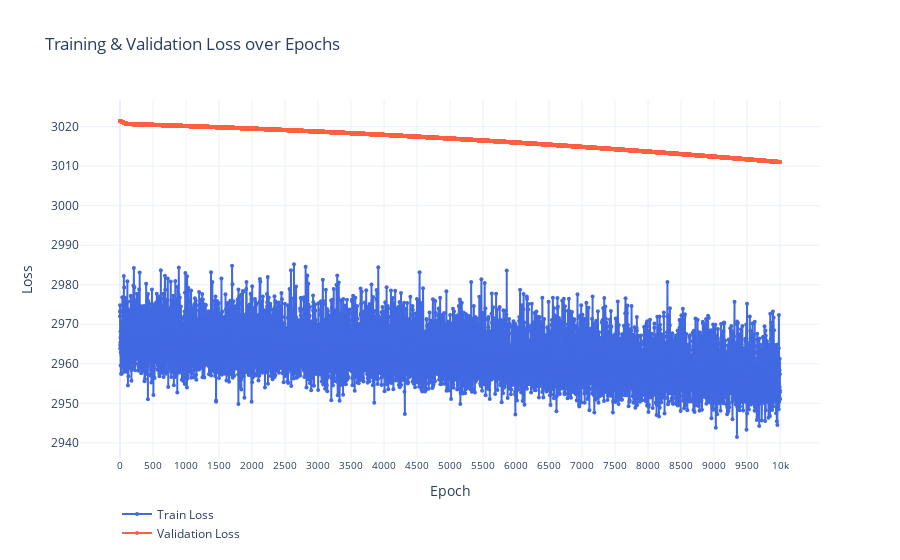

Notebook code for this chart:
### Code cell
import plotly.graph_objects as go

fig = go.Figure()

# Training loss trace
fig.add_trace(go.Scatter(
    y=train_losses,
    mode="lines+markers",
    name="Train Loss",
    line=dict(color="royalblue", width=2),
    marker=dict(size=4)
))

# Validation loss trace
fig.add_trace(go.Scatter(
    y=val_losses,
    mode="lines+markers",
    name="Validation Loss",
    line=dict(color="tomato", width=2),
    marker=dict(size=4)
))

# Layout
fig.update_layout(
    title="Training & Validation Loss over Epochs",
    xaxis_title="Epoch",
    yaxis_title="Loss",
    xaxis=dict(
        tickmode='array',
        tickvals=list(range(0, 10500, 500)),  # Show ticks every 100 epochs
        tickfont=dict(size=10)
    ),
    template="plotly_white",
    legend=dict(x=0.05, y= -0.25, bgcolor="rgba(255,255,255,0)", borderwidth=0)
)

fig.show()

### Figure 1 — Plotly figure (JSON) as saved in the notebook; plotly's stock layout.template omitted (floating-point values rounded to 4 significant figures; data arrays with more than 128 entries replaced by an {"elided": "..."} marker saying what was removed)
{"data": [{"line": {"color": "royalblue", "width": 2}, "marker": {"size": 4}, "mode": "lines+markers", "name": "Train Loss", "type": "scatter", "y": {"elided": "10000 float values"}}, {"line": {"color": "tomato", "width": 2}, "marker": {"size": 4}, "mode": "lines+markers", "name": "Validation Loss", "type": "scatter", "y": {"elided": "10000 float values"}}], "layout": {"legend": {"bgcolor": "rgba(255,255,255,0)", "borderwidth": 0, "x": 0.05, "y": -0.25}, "title": {"text": "Training & Validation Loss over Epochs"}, "xaxis": {"tickfont": {"size": 10}, "tickmode": "array", "tickvals": [0, 500, 1000, 1500, 2000, 2500, 3000, 3500, 4000, 4500, 5000, 5500, 6000, 6500, 7000, 7500, 8000, 8500, 9000, 9500, 10000], "title": {"text": "Epoch"}}, "yaxis": {"title": {"text": "Loss"}}}}
